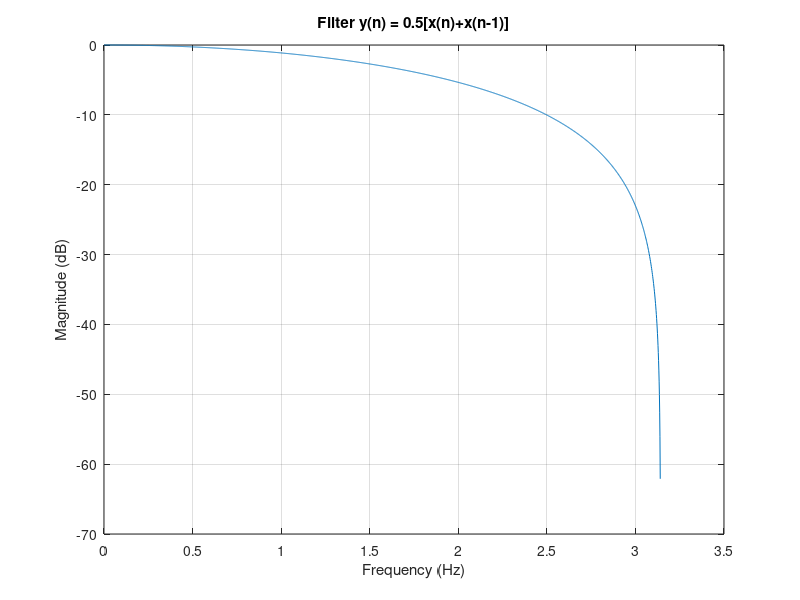

Recreate this plot in MATLAB.
clc
clear
b = [0.5, 0.5];
a = [1];
fs = 2000; % Sampling rate
Ts = 1/fs; % Sampling interval
f = 0: pi/10: pi; % Analog frequency
F = f/fs; % Digital frequency
% Obtain the frequency response of the filter
[h, w] = freqz(b, a, fs);
% Plot the magnitude frequency response of the filter
figure;
plot (w, 20*log10(abs(h)));
xlabel ('Frequency (Hz)');
ylabel ('Magnitude (dB)');
grid on;
title ('Filter y(n) = 0.5[x(n)+x(n-1)]');
